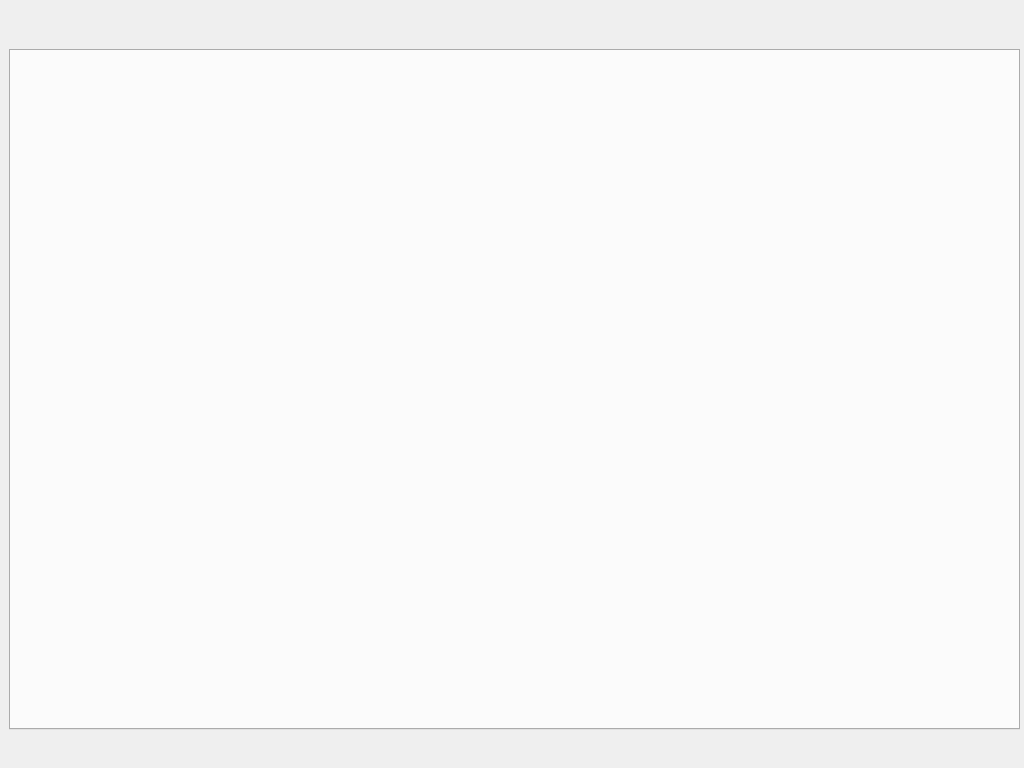
<?xml version="1.0" encoding="UTF-8"?>
<ui version="4.0">
 <class>MainDlg</class>
 <widget class="QDialog" name="MainDlg">
  <property name="geometry">
   <rect>
    <x>0</x>
    <y>0</y>
    <width>1024</width>
    <height>768</height>
   </rect>
  </property>
  <property name="sizePolicy">
   <sizepolicy hsizetype="Preferred" vsizetype="Preferred">
    <horstretch>0</horstretch>
    <verstretch>0</verstretch>
   </sizepolicy>
  </property>
  <property name="windowTitle">
   <string>Dialog</string>
  </property>
  <widget class="QTabWidget" name="tabWidget">
   <property name="enabled">
    <bool>true</bool>
   </property>
   <property name="geometry">
    <rect>
     <x>9</x>
     <y>49</y>
     <width>1011</width>
     <height>681</height>
    </rect>
   </property>
   <property name="sizePolicy">
    <sizepolicy hsizetype="Preferred" vsizetype="Expanding">
     <horstretch>0</horstretch>
     <verstretch>0</verstretch>
    </sizepolicy>
   </property>
   <property name="currentIndex">
    <number>-1</number>
   </property>
  </widget>
 </widget>
 <resources/>
 <connections/>
</ui>
